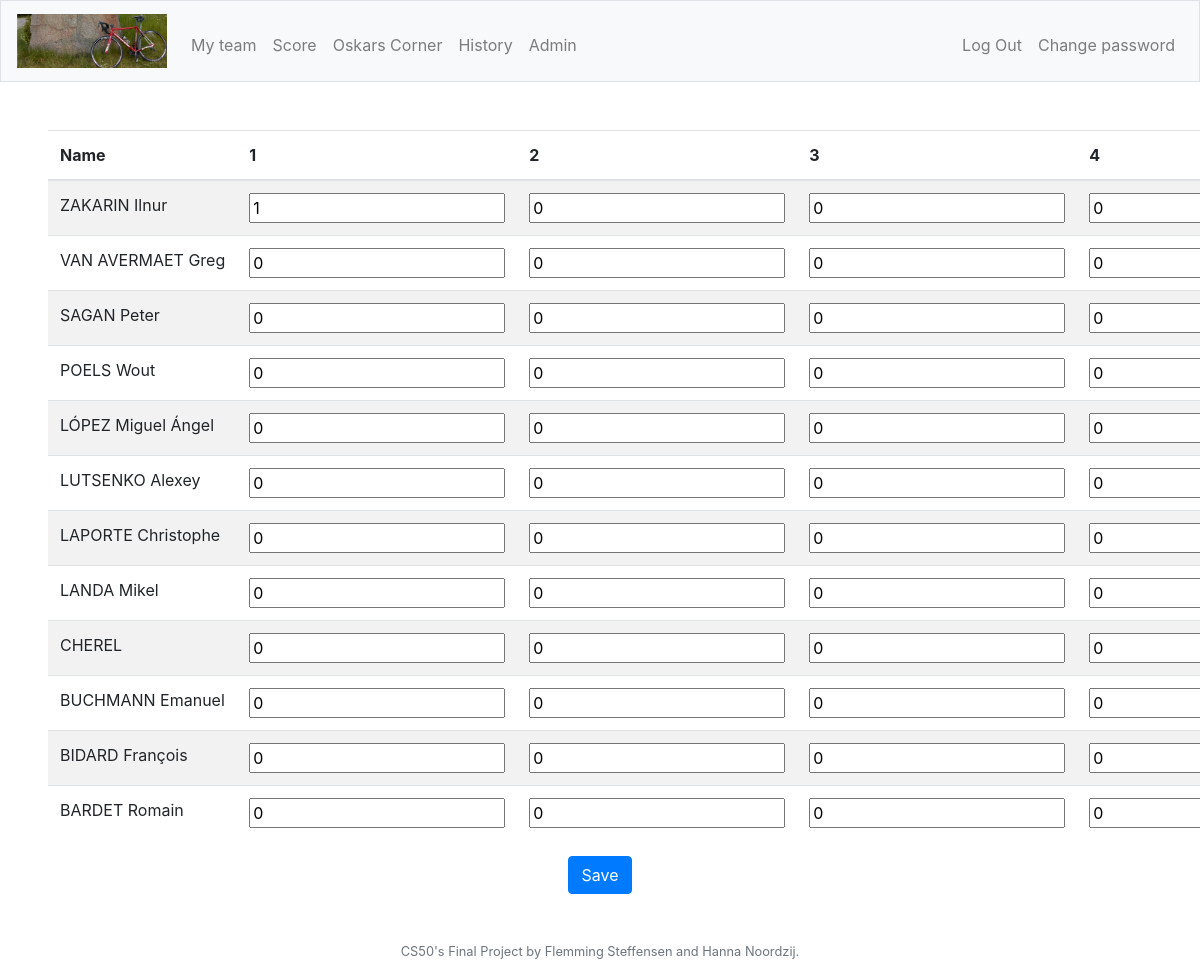
Screenshot of /points?activecomp=2 (signed in) with the database file from the repository.
### tables this page shows
CREATE TABLE "points" (
	"id"	INTEGER NOT NULL UNIQUE,
	"rider_id"	INTEGER NOT NULL,
	"day1"	INTEGER,
	"day2"	INTEGER,
	"day3"	INTEGER,
	"day4"	INTEGER,
	"day5"	INTEGER,
	"day6"	INTEGER,
	"day7"	INTEGER,
	"day8"	INTEGER,
	"day9"	INTEGER,
	"day10"	INTEGER,
	"day11"	INTEGER,
	"day12"	INTEGER,
	"day13"	INTEGER,
	"day14"	INTEGER,
	"day15"	INTEGER,
	"day16"	INTEGER,
	"day17"	INTEGER,
	"day18"	INTEGER,
	"day19"	INTEGER,
	"day20"	INTEGER,
	"day21"	INTEGER,
	"day22"	INTEGER,
	"day23"	INTEGER,
	"day24"	INTEGER,
	"day25"	INTEGER,
	"day26"	INTEGER,
	"day27"	INTEGER,
	"day28"	INTEGER,
	"day29"	INTEGER,
	"day30"	INTEGER,
	FOREIGN KEY("rider_id") REFERENCES "riders"("id"),
	PRIMARY KEY("id" AUTOINCREMENT)
);

CREATE TABLE "riders" (
	"id"	INTEGER NOT NULL UNIQUE,
	"comp_id"	INTEGER NOT NULL,
	"rider"	TEXT NOT NULL,
	"nationality"	TEXT NOT NULL,
	"rides_for"	TEXT NOT NULL,
	"contraint_id"	INTEGER,
	FOREIGN KEY("comp_id") REFERENCES "competitions"("id"),
	FOREIGN KEY("contraint_id") REFERENCES "rider_constraints"("id"),
	PRIMARY KEY("id" AUTOINCREMENT)
);

### app.py (the view)
@app.route("/points")
@login_required
def points():
    role = getRole()
    compid = request.args.get('activecomp', None)
    riderpoints = db.execute("SELECT ri.id, ri.rider, po.day1, po.day2, po.day3, po.day4, po.day5, po.day6, po.day7, po.day8, po.day9, po.day10, po.day11, po.day12, po.day13, po.day14, po.day15, po.day16, po.day17, po.day18, po.day19, po.day20, po.day21, po.day22, po.day23, po.day24, po.day25, po.day26, po.day27, po.day28, po.day29, po.day30 FROM riders ri LEFT JOIN points po ON po.rider_id = ri.id WHERE ri.comp_id = :compid ORDER BY ri.rider DESC", compid=compid)
    daysInComp = db.execute("SELECT racedays FROM competitions WHERE id = :compid", compid=compid)
    return render_template("points.html", role=role, riderpoints=riderpoints, daysInComp=daysInComp, compid=compid)

### app.py (called while the page is built)
@app.after_request
def after_request(response):
    response.headers["Cache-Control"] = "no-cache, no-store, must-revalidate"
    response.headers["Expires"] = 0
    response.headers["Pragma"] = "no-cache"
    return response

### helpers.py (called while the page is built)
def login_required(f):
    @wraps(f)
    def decorated_function(*args, **kwargs):
        if session.get("user_id") is None:
            return redirect("/login")
        return f(*args, **kwargs)
    return decorated_function

def getRole():
    role = db.execute("SELECT role FROM users WHERE id = :userid", userid=session["user_id"])
    role2 = role[0]["role"]
    return role2

### templates/points.html (shortened to what this page needs)
{% extends "layout.html" %}
{% block adminNav %}
    {% if role == 2 %}
        <li class="nav-item"><a class="nav-link" href="/admin">Admin</a></li>
    {% endif %}
{% endblock %}
{% block main %}
    {% if daysInComp %}
        <form id="updatePoints" action="/updatePoints" method="post">
            <table class="table table-striped">
                <thead>
                    <tr>
                        <th>Name</th>
                        {% for number in range(daysInComp[0]["racedays"]) %}
                        <th>{{number + 1}}</th>
                        {% endfor %}
                    </tr>
                </thead>
                <tbody>
                    {% for rider in riderpoints %}
                        <tr>
                            <td style="white-space:nowrap">{{rider.rider}}</td>
                            {% for number in range(daysInComp[0]["racedays"]) %}
                            {% set day = "day" ~ (number+1)%}
                                {% if rider[day] %}
                                    <td><input type="number" name="{{rider.id}} {{number+1}}" value="{{rider[day]}}"></td>
                                {% else %}
                                    <td><input type="number" name="{{rider.id}} {{number+1}}" value="0"></td>
                                {% endif %}
                            {% endfor %}
                        </tr>
                    {% endfor %}
                </tbody>
            </table>
            <button class="btn btn-primary" type="submit">Save</button>
        </form>
    {% endif %}
{% endblock %}

### static/styles.css (style rules this page uses)
.table td, .table th { padding: .75rem; vertical-align: top; border-top: 1px solid #dee2e6; }
main table { text-align: left; }

### rows the page displays
points: rider "ZAKARIN Ilnur", day1 "1"
points: rider "VAN AVERMAET Greg"
points: rider "SAGAN Peter"
points: rider "POELS Wout"
points: rider "LÓPEZ Miguel Ángel"
points: rider "LUTSENKO Alexey"
points: rider "LAPORTE Christophe"
points: rider "LANDA Mikel"
points: rider "CHEREL"
points: rider "BUCHMANN Emanuel"
points: rider "BIDARD François"
points: rider "BARDET Romain"

### other values shown
{{ number + 1 }} "1" "2" "3" "4"
